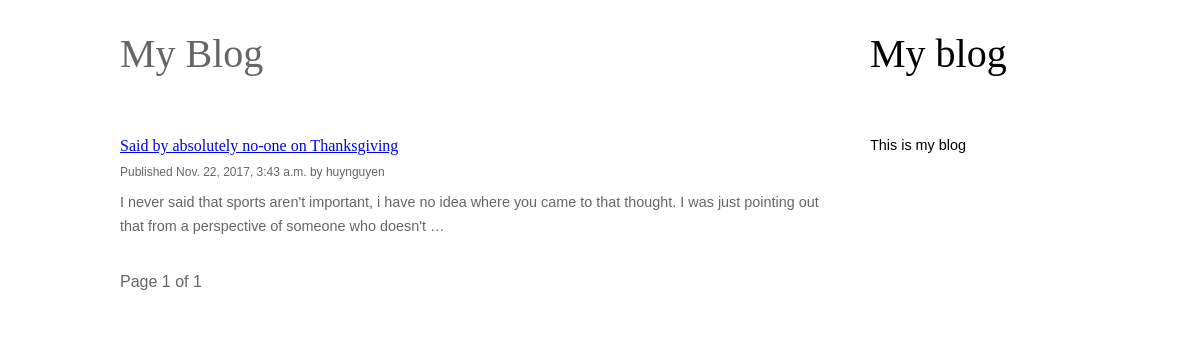
The page /blog/ on the database as committed earlier.
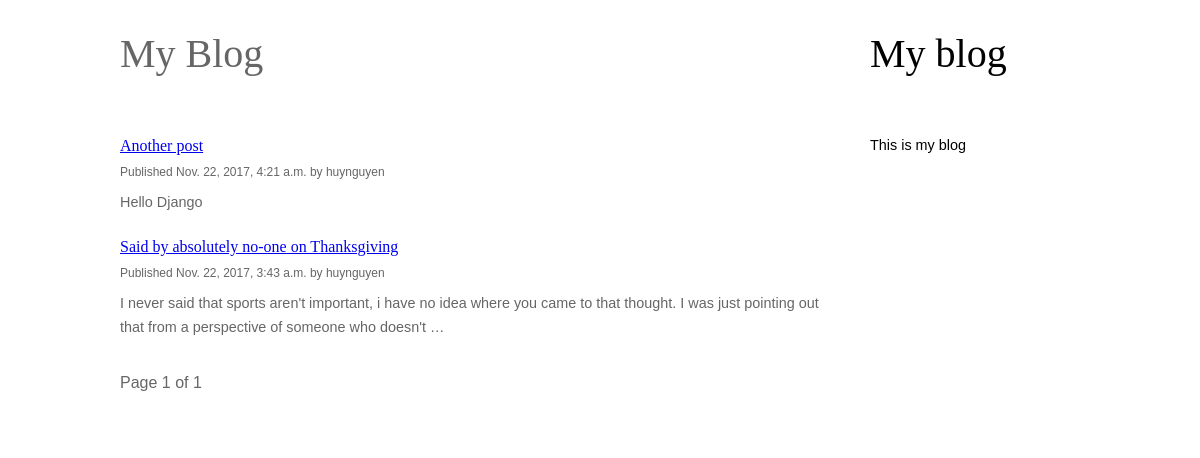
The same page on the database as committed later.
### blog/models.py (models this page shows, shortened)
class Post(models.Model):
    STATUS_CHOICES = (
        ('draft', 'Draft'),
        ('published', 'Published'),
    )
    title = models.CharField(max_length=250)
    slug = models.SlugField(max_length=250, unique_for_date='publish')
    author = models.ForeignKey(User, related_name='blog_posts')
    body = models.TextField()
    publish = models.DateTimeField(default=timezone.now)
    created = models.DateTimeField(auto_now_add=True)
    updated = models.DateTimeField(auto_now=True)
    status = models.CharField(max_length=10, choices=STATUS_CHOICES, default='draft')
    objects = models.Manager()  # default Manager
    published = PublishedManager()
    class Meta:
        ordering = ('-publish',)
    def get_absolute_url(self):
        return reverse('blog:post_detail', args=[self.publish.year,
                                                 self.publish.strftime('%m'),
                                                 self.publish.strftime('%d'),
                                                 self.slug])

### blog/views.py (the view)
class PostListView(ListView):
    queryset = Post.published.all()
    context_object_name = 'posts'
    paginate_by = 3
    template_name = 'blog/post/list.html'

### blog/templates/blog/post/list.html (shortened to what this page needs)
{% extends "blog/base.html" %}
{% block content %}
    <h1>My Blog</h1>
    {% for post in posts %}
        <h2><a href="{{ post.get_absolute_url }}">{{ post.title }}</a></h2>
        <p class="date">Published {{ post.publish }} by {{ post.author }}</p>
        {{ post.body|truncatewords:30|linebreaks }}
    {% endfor %}
    {% include "pagination.html" with page=page_obj %}
{% endblock %}

Rows that differ between the two databases and show on the page:
added Post: title "Another post", publish "Nov. 22, 2017, 4:21 a.m.", author "huynguyen", body "Hello Django"
